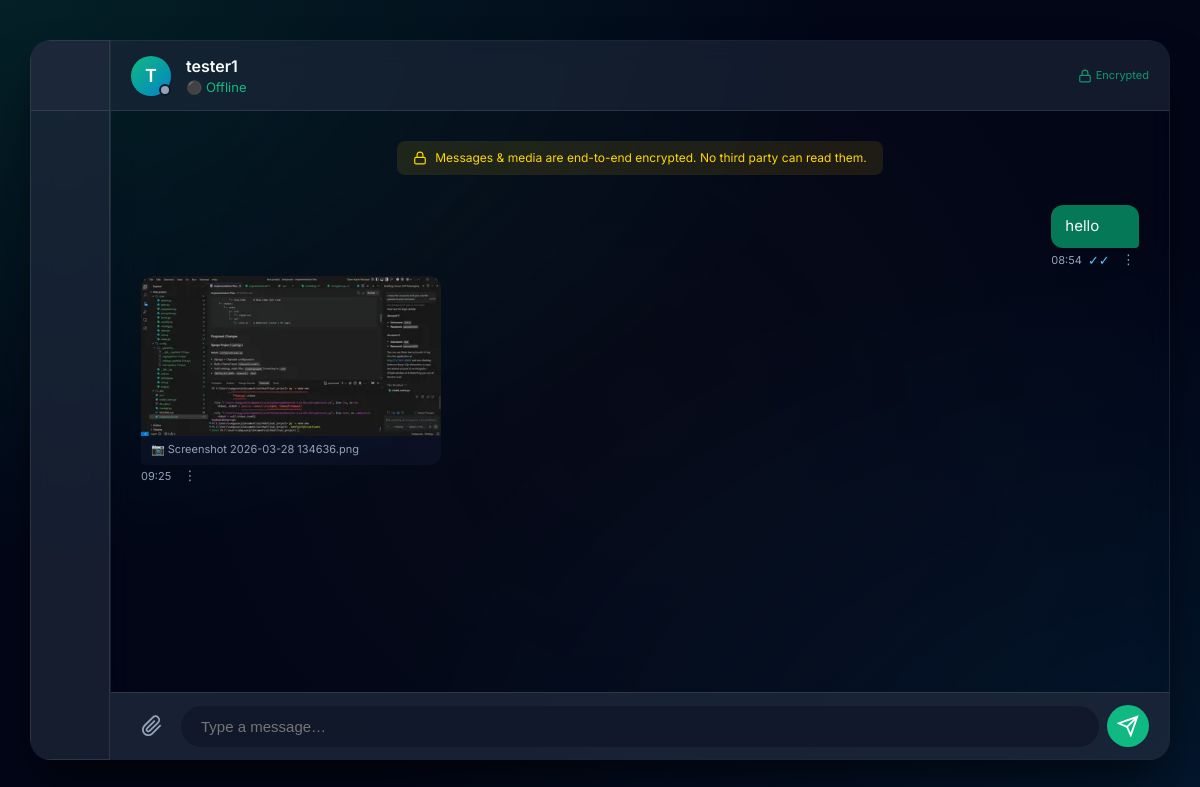
Screenshot of /chat/tester1/ (signed in) with the database file from the repository.
### chat/models.py (models this page shows, shortened)
class Message(models.Model):
    sender    = models.ForeignKey(User, on_delete=models.CASCADE, related_name='sent_messages')
    receiver  = models.ForeignKey(User, on_delete=models.CASCADE, related_name='received_messages')
    room_name = models.CharField(max_length=255, db_index=True)
    encrypted_content = models.TextField(blank=True, default='')
    message_type = models.CharField(max_length=10, choices=MESSAGE_TYPES, default='text')
    timestamp    = models.DateTimeField(auto_now_add=True, db_index=True)
    status       = models.CharField(max_length=10, choices=MESSAGE_STATUS, default='sent')
    media_file     = models.FileField(upload_to='chat/media/', null=True, blank=True)
    media_filename = models.CharField(max_length=255, null=True, blank=True)
    media_size     = models.PositiveIntegerField(null=True, blank=True)    # bytes
    media_mime     = models.CharField(max_length=100, null=True, blank=True)
    media_aes_key   = models.TextField(null=True, blank=True)
    media_aes_nonce = models.TextField(null=True, blank=True)
    thumbnail = models.ImageField(upload_to='chat/thumbnails/', null=True, blank=True)
    deleted_by_sender = models.BooleanField(default=False)
    deleted_by_receiver = models.BooleanField(default=False)
    is_deleted_for_everyone = models.BooleanField(default=False)
    class Meta:
        ordering = ['timestamp']
    def get_content(self) -> str:
        if not self.encrypted_content:
            return ''
        return decrypt_message(self.encrypted_content)

### chat/views.py (the view)
# urls.py: path('chat/<str:username>/', views.chat_room_view, name='chat_room'),
@login_required
def chat_room_view(request, username):
    other_user = get_object_or_404(User, username=username)
    UserProfile.objects.get_or_create(user=request.user)
    other_profile, _ = UserProfile.objects.get_or_create(user=other_user)
    sorted_usernames = sorted([request.user.username, other_user.username])
    room_name = f"chat_{sorted_usernames[0]}_{sorted_usernames[1]}"
    db_messages = Message.objects.filter(room_name=room_name).order_by('timestamp')
    chat_history = []
    for msg in db_messages:
        if msg.sender == request.user and msg.deleted_by_sender:
            continue
        if msg.receiver == request.user and msg.deleted_by_receiver:
            continue
        entry = {
            'sender': msg.sender.username,
            'timestamp': msg.timestamp,
            'message_type': msg.message_type,
            'message_id': msg.id,
            'status': msg.status,
            'is_deleted_for_everyone': msg.is_deleted_for_everyone,
        }
        if msg.is_deleted_for_everyone:
            entry['message_type'] = 'text'
            entry['content'] = '🚫 This message was deleted'
            chat_history.append(entry)
            continue
        if msg.message_type == 'text':
            entry['content'] = msg.get_content()
        else:
            entry['media_url'] = f"/chat/media/{msg.id}/download/"
            entry['media_filename'] = msg.media_filename
            entry['media_size'] = msg.media_size
            entry['media_mime'] = msg.media_mime
            if msg.thumbnail and msg.thumbnail.name:
                entry['thumbnail_url'] = f"/media/{msg.thumbnail.name}"
            else:
                entry['thumbnail_url'] = None
        chat_history.append(entry)
    return render(request, 'chat/chat.html', {
        'other_user': other_user,
        'other_is_online': other_profile.is_online,
        'other_last_seen': other_profile.last_seen,
        'chat_history': chat_history,
    })

### chat/encryption.py (called while the page is built, shortened)
def get_fernet():
    global fernet
    return fernet

def decrypt_message(token: str) -> str:
    f = get_fernet()
    try:
        return f.decrypt(token.encode('utf-8')).decode('utf-8')
    except Exception as e:
        logger.error(f"Failed to decrypt message: {e}")
        return "[Decryption Error]"

### chat/templates/chat/chat.html (shortened to what this page needs)
{% extends 'chat/base.html' %}
{% load static %}
{% load humanize %}
{% block content %}
<div class="chat-layout">
    <div class="sidebar collapsed-sidebar glass-panel">
        <div class="sidebar-header">
        </div>
    </div>
    <div class="chat-area active-chat glass-panel">
        <div class="chat-header">
            <div class="chat-header-user">
                <div class="avatar header-avatar">
                    {{ other_user.username.0|upper }}
                    {% if other_is_online %}
                        <span id="header-status-dot" class="status-indicator online"></span>
                    {% else %}
                        <span id="header-status-dot" class="status-indicator offline"></span>
                    {% endif %}
                </div>
                <div class="header-info">
                    <h2>{{ other_user.username }}</h2>
                    <div class="status-text">
                        <span id="online-status">
                        </span>
                    </div>
                </div>
            </div>
            <div class="chat-header-actions">
                <div class="encryption-badge-small" title="End-to-end encrypted">
                    <svg width="14" height="14" viewBox="0 0 24 24" fill="none" stroke="currentColor" stroke-width="2">
                        <rect x="3" y="11" width="18" height="11" rx="2" ry="2"></rect>
                        <path d="M7 11V7a5 5 0 0 1 10 0v4"></path>
                    </svg>
                    <span style="font-size:11px;margin-left:4px">Encrypted</span>
                </div>
            </div>
        </div>
        <div class="messages-container" id="chat-messages">
            <div class="e2e-notice">
                <svg width="14" height="14" viewBox="0 0 24 24" fill="none" stroke="currentColor" stroke-width="2">
                    <rect x="3" y="11" width="18" height="11" rx="2" ry="2"></rect>
                    <path d="M7 11V7a5 5 0 0 1 10 0v4"></path>
                </svg>
                Messages &amp; media are end-to-end encrypted. No third party can read them.
            </div>
            {% for msg in chat_history %}
                {% if msg.sender == request.user.username %}
                    <div class="message sent" data-msg-id="{{ msg.message_id }}">
                {% else %}
                    <div class="message received" data-msg-id="{{ msg.message_id }}">
                {% endif %}
                    {% if msg.message_type == 'text' %}
                        <div class="message-bubble {% if msg.is_deleted_for_everyone %}msg-deleted-text{% endif %}">{{ msg.content }}</div>
                    {% elif msg.message_type == 'image' %}
                        <div class="media-bubble img-bubble"
                             data-full-url="{{ msg.media_url }}"
                             data-filename="{{ msg.media_filename }}"
                             onclick="openLightbox(this)"
                             title="Click to view full size"
                             style="cursor:pointer">
                            {% if msg.thumbnail_url %}
                                <img src="{{ msg.thumbnail_url }}" alt="{{ msg.media_filename }}" loading="lazy">
                            {% else %}
                                <div style="padding:20px;text-align:center;color:var(--text-muted)">🖼️ {{ msg.media_filename }}</div>
                            {% endif %}
                            <div class="media-filename">📷 {{ msg.media_filename }}</div>
                        </div>
                    {% endif %}
                    <div class="message-meta">
                        {{ msg.timestamp|time:"H:i" }}
                        {% if msg.sender == request.user.username %}
                            <span class="tick {{ msg.status }}" data-msg-id="{{ msg.message_id }}">
                                {% if msg.status == 'seen' %}✓✓{% elif msg.status == 'delivered' %}✓✓{% else %}✓{% endif %}
                            </span>
                        {% endif %}
                        {% if not msg.is_deleted_for_everyone %}
                        <div class="msg-dropdown">
                            <button class="msg-dropdown-btn" onclick="toggleDropdown(this)">⋮</button>
                        </div>
                        {% endif %}
                    </div>
                </div>
            {% endfor %}
        </div>
        <div class="chat-input-area">
            <div class="fab-menu">
                <button class="icon-btn" id="fab-btn" title="Attach file">
                    <svg width="22" height="22" viewBox="0 0 24 24" fill="none" stroke="currentColor" stroke-width="2">
                        <path d="M21.44 11.05l-9.19 9.19a6 6 0 0 1-8.49-8.49l9.19-9.19a4 4 0 0 1 5.66 5.66l-9.2 9.19a2 2 0 0 1-2.83-2.83l8.49-8.48"></path>
                    </svg>
                </button>
            </div>
            <div id="input-row" style="display:flex;flex:1;align-items:center;gap:8px">
                <input type="text" id="chat-message-input" placeholder="Type a message…" autocomplete="off">
                <button class="icon-btn send-btn" id="chat-message-submit" title="Send">
                    <svg width="22" height="22" viewBox="0 0 24 24" fill="none" stroke="currentColor" stroke-width="2">
                        <line x1="22" y1="2" x2="11" y2="13"></line>
                        <polygon points="22 2 15 22 11 13 2 9 22 2"></polygon>
                    </svg>
                </button>
            </div>
        </div>
    </div>
</div>
{% endblock %}

### rows the page displays
Message: timestamp "08:54"
Message: message_type "image" (drawn), media_filename "Screenshot 2026-03-28 134636.png", timestamp "09:25"

### other values shown
{{ other_user.username.0|upper }} "T"
{{ other_user.username }} "tester1"
{{ msg.content }} "hello"
